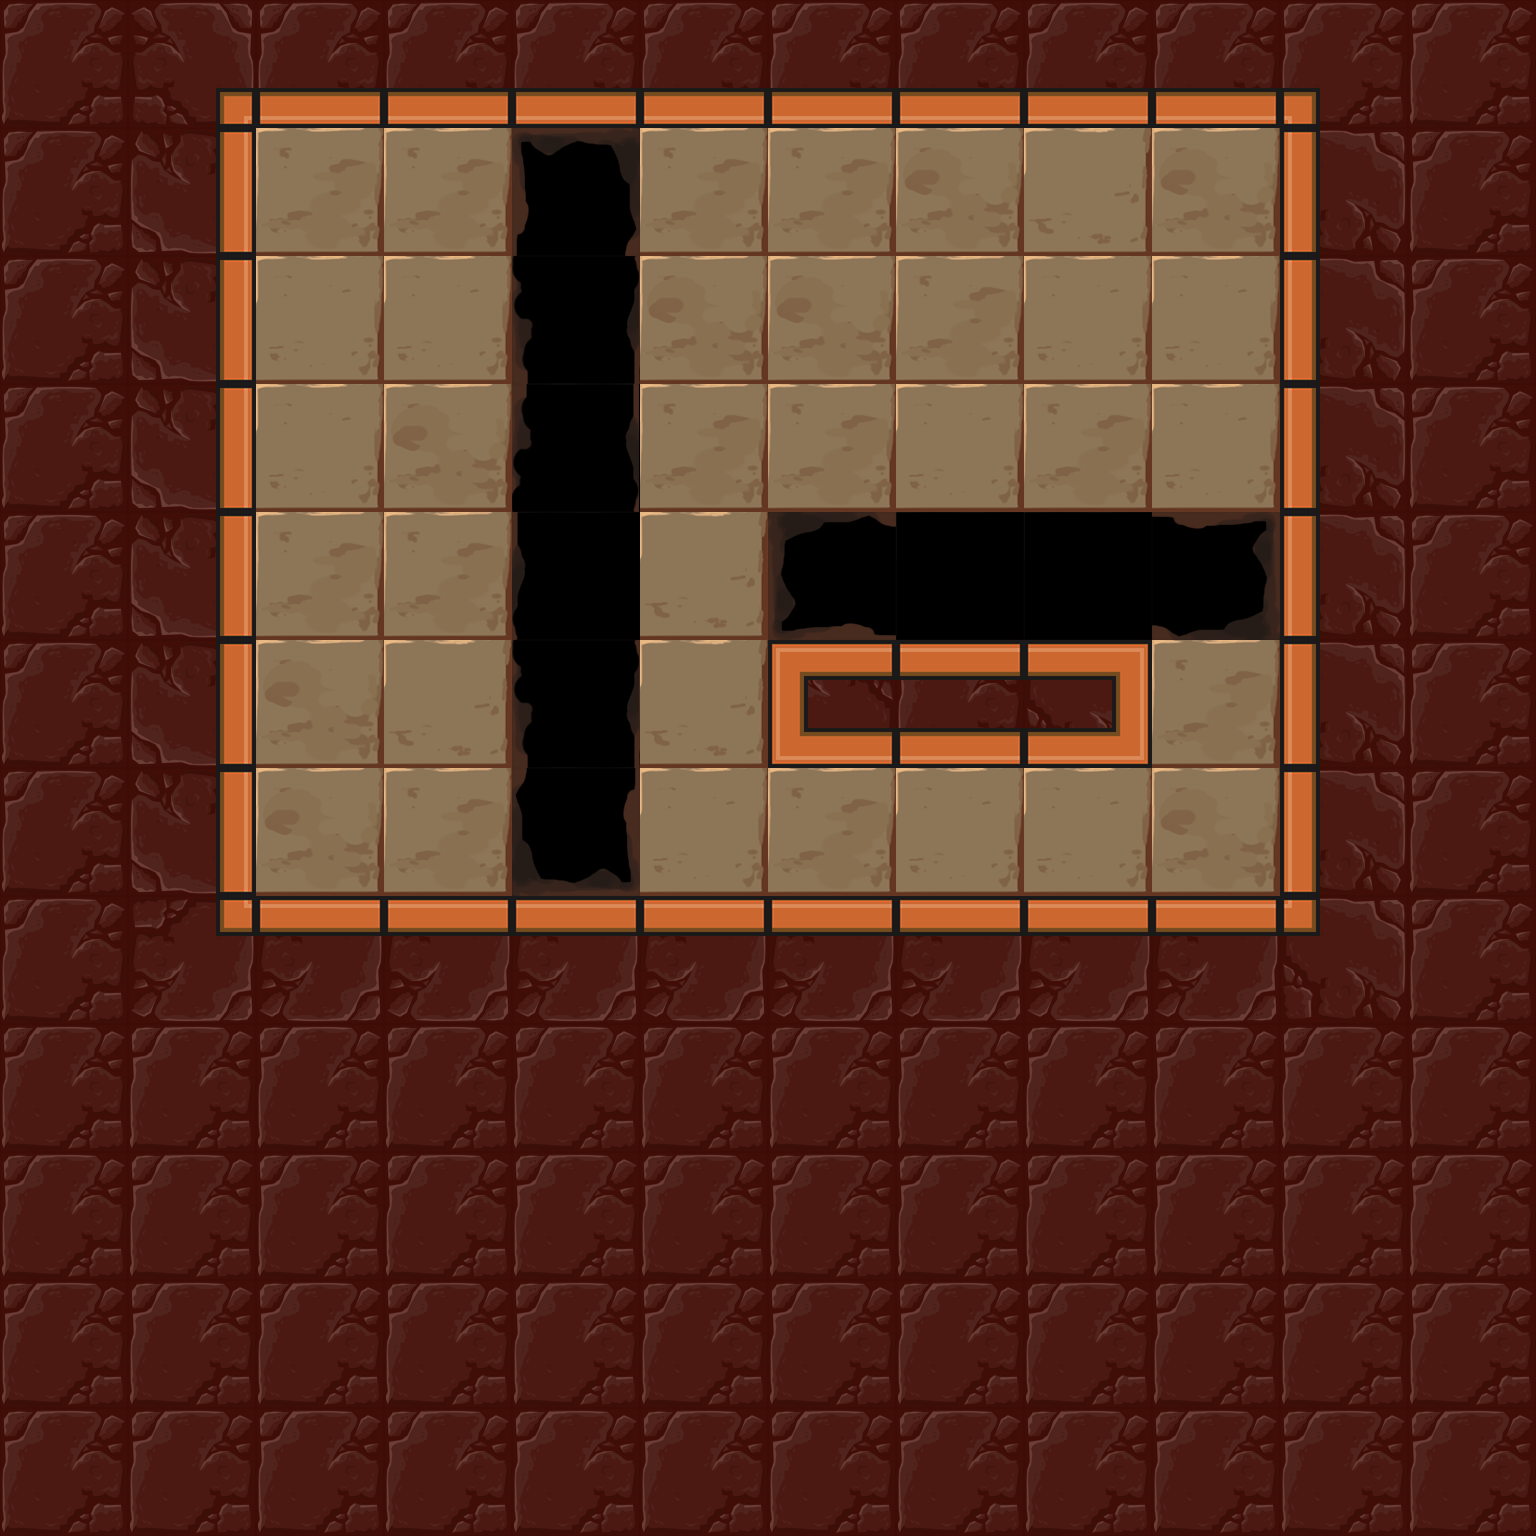

The image is a tile-based game level rendered from a .tmx file. Its description and source (layers, tilesets, objects; grid data summarised) follow:
An orthogonal 12x12 tile map with 128x128 px tiles, 3 tile layers (Floor, Holes, Walls), 6 tilesets and 7 objects (3x mirror, lightOrb, lightSwitch, player_start, exit).

<map version="1.0" orientation="orthogonal" renderorder="right-down" width="12" height="12" tilewidth="128" tileheight="128" nextobjectid="51">
 <tileset firstgid="1" name="walls" tilewidth="128" tileheight="128" tilecount="50">
  <image source="../images/beta/wallSheet.png" width="640" height="1280" />
 </tileset>
 <tileset firstgid="51" name="lightOrbs" tilewidth="128" tileheight="128" tilecount="50">
  <image source="../images/beta/lightSheet.png" width="640" height="1280" />
 </tileset>
 <tileset firstgid="101" name="exit" tilewidth="128" tileheight="128" tilecount="1">
  <image source="../images/beta/gate_closed.png" width="128" height="128" />
 </tileset>
 <tileset firstgid="102" name="floors" tilewidth="128" tileheight="128" tilecount="4">
  <image source="../images/beta/floor_sheet.png" width="512" height="128" />
 </tileset>
 <tileset firstgid="106" name="holes" tilewidth="128" tileheight="128" tilecount="18">
  <image source="../images/beta/hole_sheet.png" width="768" height="384" />
 </tileset>
 <tileset firstgid="124" name="mirrors" tilewidth="128" tileheight="128" tilecount="1">
  <image source="../images/beta/mirror_1.png" width="128" height="128" />
 </tileset>
 <layer name="Floor" width="12" height="12">
  <properties>
   <property name="tileset" value="floors" />
  </properties>
  <data>[144 cells, 35 non-empty, 4 distinct tile ids]</data>
 </layer>
 <layer name="Holes" width="12" height="12">
  <properties>
   <property name="tileset" value="holes" />
  </properties>
  <data>[144 cells, 10 non-empty, 8 distinct tile ids]</data>
 </layer>
 <layer name="Walls" width="12" height="12">
  <properties>
   <property name="tileset" value="walls" />
  </properties>
  <data>[144 cells, 99 non-empty, 12 distinct tile ids]</data>
 </layer>
 <objectgroup name="Objects" />
 <objectgroup name="Mirrors">
  <object id="48" type="mirror" gid="124" x="640" y="256" width="128" height="128">
   <properties>
    <property name="sides" value="1" />
   </properties>
  </object>
  <object id="49" type="mirror" gid="2147483772" x="768" y="256" width="128" height="128">
   <properties>
    <property name="sides" value="1" />
   </properties>
  </object>
  <object id="50" type="mirror" gid="2147483772" x="1152" y="512" width="128" height="128">
   <properties>
    <property name="sides" value="1" />
   </properties>
  </object>
 </objectgroup>
 <objectgroup name="Light">
  <object id="43" type="lightOrb" gid="51" x="256" y="512" width="128" height="128">
   <properties>
    <property name="direction" value="3" />
   </properties>
  </object>
  <object id="44" type="lightSwitch" gid="52" x="256" y="896" width="128" height="128" />
 </objectgroup>
 <objectgroup color="#141ba4" name="player_start">
  <object id="45" type="player_start" x="256" y="128" width="128" height="128" />
 </objectgroup>
 <objectgroup color="#71a400" name="Exit">
  <object id="47" type="exit" gid="101" x="1152" y="256" width="128" height="128" />
 </objectgroup>
</map>